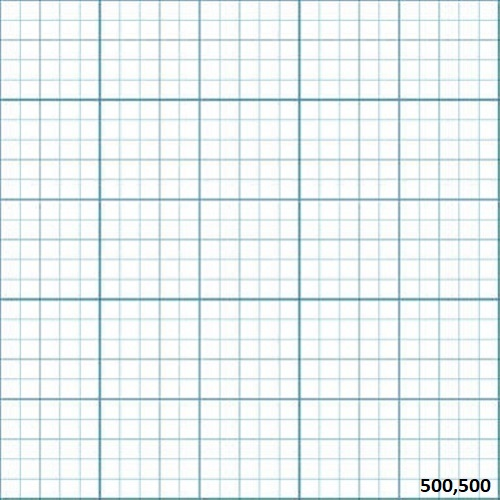
#> input picture BasicShapes/Images/graph.png, 500 x 500 px, found by its file name
$ python BasicShapes.py
#> lines starting #> are read from the running program, lines starting #| are printed output that depends on the picture
import cv2
import numpy as np

size = 500
height,width = (size, size)


graphFile = "images/graph.png"
imgGraph = cv2.imread(graphFile)
#> imgGraph is the input picture: shape (500, 500, 3); mean B, G, R 243, 242.3, 235.8
cv2.imshow("Graph",imgGraph)

channels = 3
color = (255, 0, 255)  # Pink color
thickness = 2


# Drawing line
start_point = (50,50)
end_point = (50,100)
imgGraph = cv2.line(imgGraph, start_point, end_point, color, thickness)
cv2.imshow("Graph",imgGraph)


# ArrowedLine
shift=20
start_point = (50+shift,50)
end_point = (50+shift,100)
tipLength = 0.3 # defect value
imgGraph = cv2.arrowedLine(imgGraph, start_point, end_point,color, thickness, tipLength=tipLength )
cv2.imshow("Graph",imgGraph)

#
#Double arrow line
# ArrowedLine
shift=40
start_point = (50+shift,50)
end_point = (50+shift,100)
tipLength = 0.3 # defect value
imgGraph = cv2.arrowedLine(imgGraph, start_point, end_point,color, thickness, tipLength=tipLength )
imgGraph = cv2.arrowedLine(imgGraph, end_point, start_point,color, thickness, tipLength=tipLength )
#> imgGraph: shape (500, 500, 3); mean B, G, R 243, 241.6, 235.8
cv2.imshow("Graph",imgGraph)


#Rectangle
start_point = (25,200)
end_point = (100,250)
imgGraph = cv2.rectangle(imgGraph, start_point, end_point, color, thickness)
cv2.imshow("Graph",imgGraph)


#Circle
#center and radius
centerX,centerY = 150,150
radius = 50
imgGraph = cv2.circle(imgGraph, (centerX, centerY), radius,  color, thickness)
cv2.imshow("Graph",imgGraph)


# Ellipse
#center and radius
center = (centerX,centerY) = (300,150)
axes = (axesX, axesY) = (50,25)
angle = 30  # angle which the axes rotated. 30
startAngle = 00
endAngle = 360 # 270
thickness = -1 # for filling

imgGraph = cv2.ellipse(imgGraph, (centerX,centerY), (axesX,axesY),
                    angle, startAngle, endAngle, color, thickness)
cv2.imshow("Graph",imgGraph)


#########


#Trackbar Setup
cv2.namedWindow('Trackbars')
def callback(x):
    pass
# create trackbars for color change
cv2.createTrackbar('R','Trackbars',100,255,callback)
cv2.createTrackbar('G','Trackbars',10,255,callback)
cv2.createTrackbar('B','Trackbars',0,255,callback)
cv2.createTrackbar('Radius','Trackbars',50,100,callback)


while(True):

    # get current positions of the trackbars
    r = cv2.getTrackbarPos('R','Trackbars')
    g = cv2.getTrackbarPos('G','Trackbars')
    b = cv2.getTrackbarPos('B','Trackbars')
    circle_radius = cv2.getTrackbarPos('Radius','Trackbars')

    dynamic_color = (b,g,r)

    # Text
    font = cv2.FONT_HERSHEY_SIMPLEX
    origin = (150, 50)  # bottom-left
    fontScale = 1  # Multiple of basic size of the font. It can be more than 1 and even less than 1
    thickness = 2
    image = cv2.putText(imgGraph, "Basic Shapes", origin, font, fontScale, dynamic_color, thickness, cv2.LINE_AA)

    imgGraph = cv2.circle(imgGraph, (200, 300), circle_radius, dynamic_color, thickness)
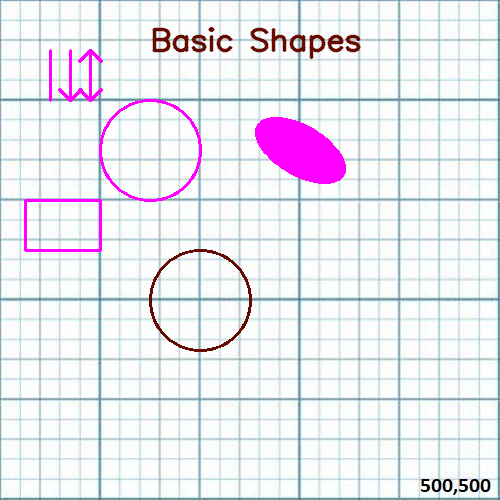
#> imgGraph: shape (500, 500, 3); mean B, G, R 240.7, 233.6, 234.9

    cv2.imshow('Graph',imgGraph)
    k = cv2.waitKey(1) & 0xFF
#> (key Esc is pressed here)
    if k == 27:  # esc key
        break


cv2.waitKey(0)
cv2.destroyAllWindows()
